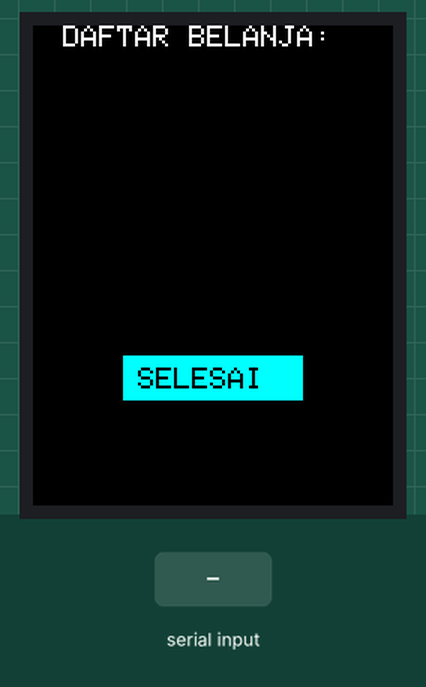
Simulated run of this sketch. Board: Arduino Mega 2560, built with avr-gcc and run on an emulated ATmega2560. On the bench: 240×320 colour display. Inputs (shaded band) come from the test bench.

Above: at 1.4 s.
1.5 s: "RESET\n" received over the second serial link
3.0 s: "RESET,1\n" received over the second serial link
At 4.1 s:
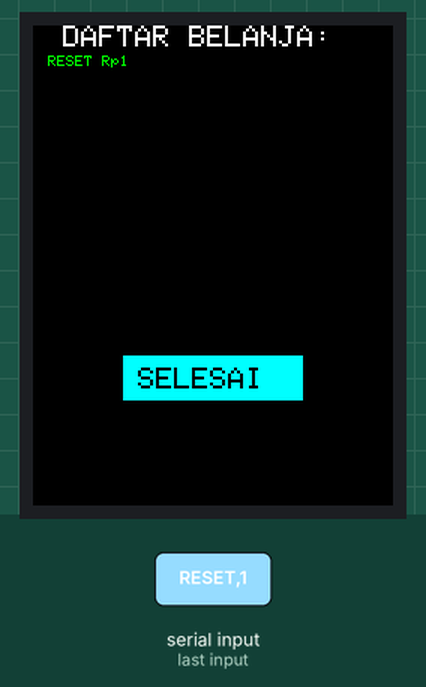
4.5 s: "NOT_FOUND\n" received over the second serial link
At 5.3 s:
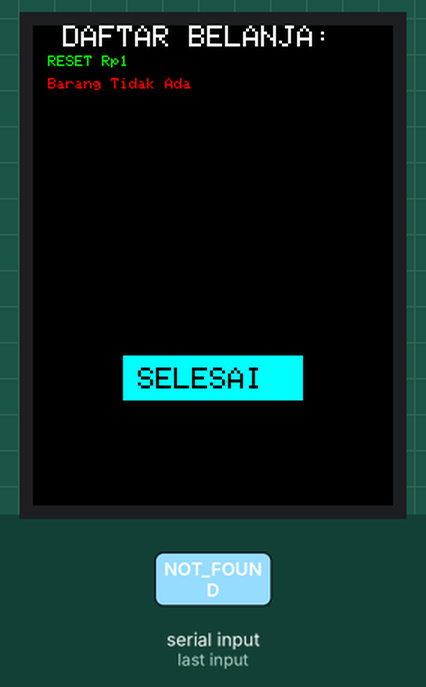
Timing chart, 0 to 7.5 s (numbered marks = the images above; inputs shaded):
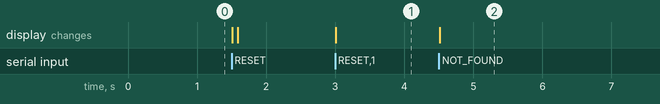

Measured:
- after the input at 3.0 s, the display: changes at once (image 1)
- after the input at 4.5 s, the display: changes at once (image 2)

The sketch:

capstone_design2.ino
```cpp
#include <SPFD5408_Adafruit_GFX.h>
#include <SPFD5408_Adafruit_TFTLCD.h>
#include <SPFD5408_TouchScreen.h>

// ==== TFT LCD ====
#define LCD_CS A3
#define LCD_CD A2
#define LCD_WR A1
#define LCD_RD A0
#define LCD_RESET A4
Adafruit_TFTLCD tft(LCD_CS, LCD_CD, LCD_WR, LCD_RD, LCD_RESET);

// ==== Touchscreen ====
#define YP A1
#define XM A2
#define YM 7
#define XP 6
#define TS_MINX 100
#define TS_MAXX 920
#define TS_MINY 120
#define TS_MAXY 940
TouchScreen ts = TouchScreen(XP, YP, XM, YM, 300);

#define MINPRESSURE 10
#define MAXPRESSURE 1000

#define BLACK   0x0000
#define WHITE   0xFFFF
#define GREEN   0x07E0
#define RED     0xF800
#define YELLOW  0xFFE0
#define CYAN    0x07FF

#define BUTTON_X 60
#define BUTTON_Y 220
#define BUTTON_W 120
#define BUTTON_H 30

unsigned long totalHarga = 0;
int lineY = 20;
bool selesai = false;

void setup() {
  Serial.begin(9600);   // Debug
  Serial1.begin(9600);  // Komunikasi dengan Arduino 1
  tft.reset();
  tft.begin(0x9341);
  tft.setRotation(2);

  resetLcd();
}

void resetLcd() {
  tft.fillScreen(BLACK);
  tft.setTextColor(WHITE);
  tft.setTextSize(2);
  tft.setCursor(20, 0);
  tft.println("DAFTAR BELANJA:");

  // Tombol SELESAI
  tft.fillRect(BUTTON_X, BUTTON_Y, BUTTON_W, BUTTON_H, CYAN);
  tft.setTextColor(BLACK);
  tft.setTextSize(2);
  tft.setCursor(BUTTON_X + 10, BUTTON_Y + 8);
  tft.println("SELESAI");

  // Reset variabel
  totalHarga = 0;
  lineY = 20;
  selesai = false;
}

bool tombolDitekan() {
  TSPoint p = ts.getPoint();
  pinMode(XM, OUTPUT);
  pinMode(YP, OUTPUT);

  if (p.z > MINPRESSURE && p.z < MAXPRESSURE) {
    int x = map(p.x, TS_MINX, TS_MAXX, 0, 240);
    int y = map(p.y, TS_MINY, TS_MAXY, 0, 320);
    return (x >= BUTTON_X && x <= (BUTTON_X + BUTTON_W) &&
            y >= BUTTON_Y && y <= (BUTTON_Y + BUTTON_H));
  }
  return false;
}

void loop() {
  // Terima data dari Arduino 1
  if (Serial1.available()) {
    String data = Serial1.readStringUntil('\n');
    data.trim();

    if (data == "RESET") {
      // Reset tampilan dan variabel
      resetLcd();
    }
    else if (data == "NOT_FOUND") {
      tft.setTextColor(RED);
      tft.setTextSize(1);
      tft.setCursor(10, lineY);
      tft.println("Barang Tidak Ada");
      lineY += 15;
    }
    else {
      // Data produk: nama,harga
      int idx = data.indexOf(',');
      String nama = data.substring(0, idx);
      int harga = data.substring(idx + 1).toInt();

      // Tampilkan di LCD
      tft.setTextColor(GREEN);
      tft.setTextSize(1);
      tft.setCursor(10, lineY);
      tft.print(nama);
      tft.print(" Rp");
      tft.println(harga);
      lineY += 15;

      totalHarga += harga;
    }
  }

  // Tombol SELESAI ditekan
  if (!selesai && tombolDitekan()) {
    selesai = true;
    tft.setTextColor(YELLOW);
    tft.setTextSize(2);
    tft.setCursor(10, lineY + 10);
    tft.print("TOTAL: Rp ");
    tft.println(totalHarga);

    // Kirim perintah ke Arduino 1 untuk cetak struk
    Serial1.println("SELESAI");
  }
}
```
